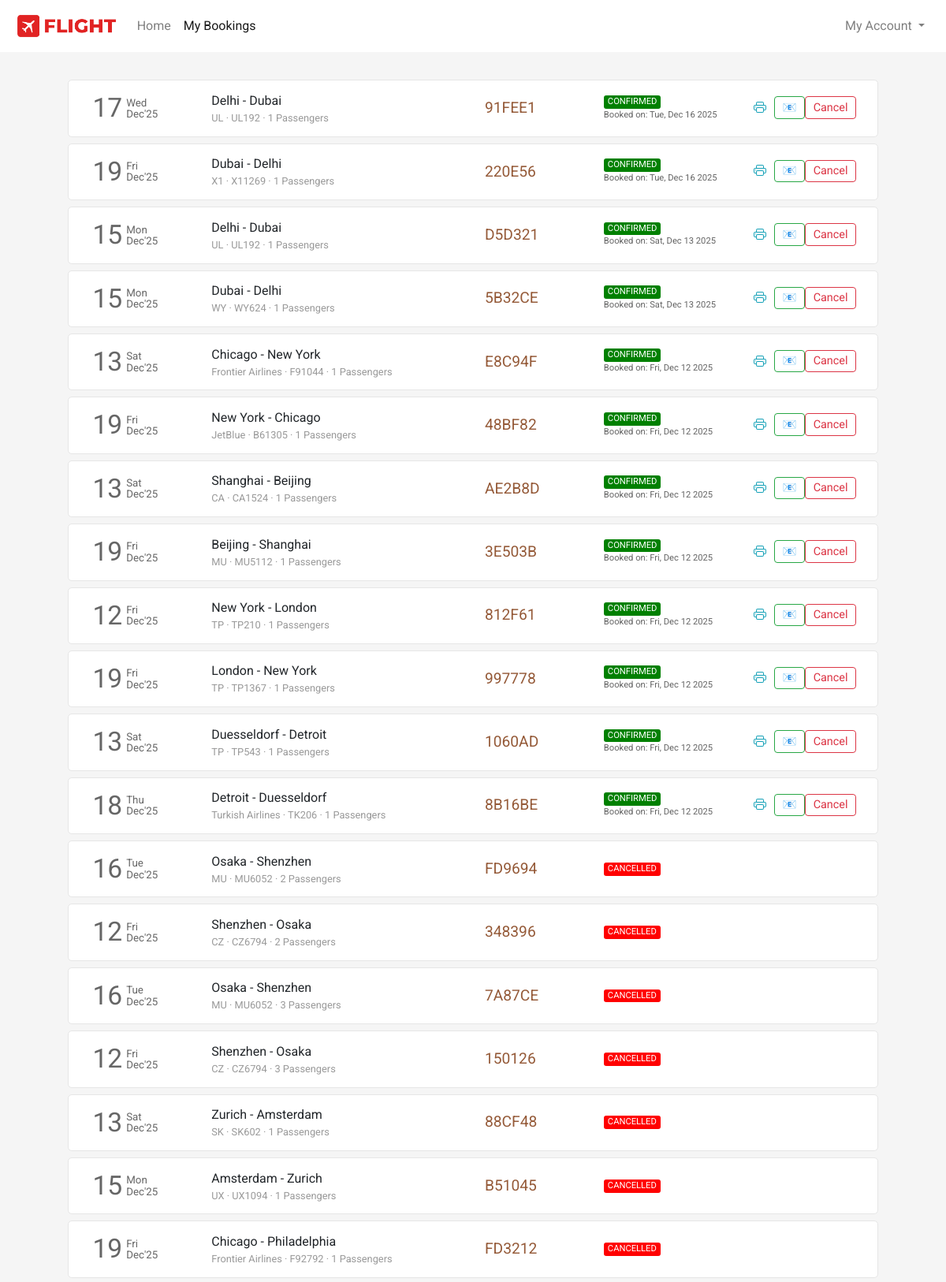
The page /flight/bookings (signed in, upper part) on the database its author committed.
### flight/models.py (models this page shows, shortened)
class Ticket(models.Model):
    selected_seats = models.ManyToManyField(Seat, related_name='tickets', blank=True)
    user = models.ForeignKey(User,on_delete=models.CASCADE,related_name="bookings", blank=True, null=True)
    ref_no = models.CharField(max_length=6, unique=True)
    passengers = models.ManyToManyField(Passenger, related_name="flight_tickets")
    flight = models.ForeignKey(Flight, on_delete=models.CASCADE, related_name="tickets", blank=True, null=True)
    flight_ddate = models.DateField(blank=True, null=True)
    flight_adate = models.DateField(blank=True, null=True)
    flight_fare = models.FloatField(blank=True,null=True)
    other_charges = models.FloatField(blank=True,null=True)
    coupon_used = models.CharField(max_length=15,blank=True)
    coupon_discount = models.FloatField(default=0.0)
    total_fare = models.FloatField(blank=True, null=True)
    seat_class = models.CharField(max_length=20, choices=SEAT_CLASS)
    booking_date = models.DateTimeField(default=datetime.now)
    mobile = models.CharField(max_length=20,blank=True)
    email = models.EmailField(max_length=45, blank=True)
    status = models.CharField(max_length=45, choices=TICKET_STATUS)

class Flight(models.Model):
    origin = models.ForeignKey(Place, on_delete=models.CASCADE, related_name="departures")
    destination = models.ForeignKey(Place, on_delete=models.CASCADE, related_name="arrivals")
    depart_time = models.TimeField(auto_now=False, auto_now_add=False)
    depart_day = models.ManyToManyField(Week, related_name="flights_of_the_day")
    duration = models.DurationField(null=True)
    arrival_time = models.TimeField(auto_now=False, auto_now_add=False)
    plane = models.CharField(max_length=24)
    airline = models.CharField(max_length=64)
    economy_fare = models.FloatField(null=True)
    business_fare = models.FloatField(null=True)
    first_fare = models.FloatField(null=True)

class Place(models.Model):
    city = models.CharField(max_length=64)
    airport = models.CharField(max_length=64)
    code = models.CharField(max_length=3)
    country = models.CharField(max_length=64)

### flight/views.py (the view)
# urls.py: path('flight/bookings', views.bookings, name="bookings"),
def bookings(request):
    if request.user.is_authenticated:
        tickets = Ticket.objects.filter(user=request.user).order_by('-booking_date')
        return render(request, 'flight/bookings.html', {
            'page': 'bookings',
            'tickets': tickets
        })
    else:
        return HttpResponseRedirect(reverse('login'))

### flight/templates/flight/bookings.html (shortened to what this page needs)
{% extends 'flight/layout.html' %}
{% load static %}
{% block head %}
    <link rel="stylesheet" href="{% static 'css/bookings_style.css' %}">
{% endblock head %}
{% block body %}
    <section class="section section1">
        <div class="container">
            {% if tickets %}
                {% for ticket in tickets %}
                    <div class="row each-booking-div" id="{{ticket.ref_no}}">
                        <div class="col-2" style="display: flex;">
                            <div style="display: flex; color: #666666; margin-top: auto;">
                                <div>
                                    <span style="font-size: 2.1em;">{{ticket.flight_ddate | date:"d"}}</span>
                                </div>
                                <div style="font-size: smaller; display: flex; margin: auto 0; padding-left: 5px; line-height: 1em;">
                                    <div style="margin: auto;">
                                        <div style="margin-bottom: 1px;">{{ticket.flight_ddate | date:"D"}}</div>
                                        <div style="margin-top: 1px;">{{ticket.flight_ddate | date:"M'y"}}</div>
                                    </div>
                                </div>
                            </div>
                        </div>
                        <div class="col-4 middle-div">
                            <div style="width:100%">
                                <div class="row places-div" style=" display: flex;">
                                    <div style="max-width: 45%;">{{ticket.flight.origin.city}}</div>
                                    <div>&nbsp;-&nbsp;</div>
                                    <div style="max-width: 45%;">{{ticket.flight.destination.city}}</div>
                                </div>
                                <div class="row places-div" style="font-size: .8em; color: #999999; ">
                                    <div style="max-width: 100%;">{{ticket.flight.airline}} &middot; {{ticket.flight.plane}} &middot; {{ticket.passengers.count}} Passengers</div>
                                </div>
                            </div>
                        </div>
                        <div class="col-2 middle-div">
                            <div style="font-size: 1.2em; color: #945937;">{{ticket.ref_no}}</div>
                        </div>
                        <div class="col-2 middle-div">
                            <div>
                                <div class="row status-div">
                                    {% if ticket.status == 'CONFIRMED' %}
                                        <div class="green">{{ticket.status}}</div>
                                    {% endif %}
                                    {% if ticket.status == 'CANCELLED' %}
                                        <div class="red">{{ticket.status}}</div>
                                    {% endif %}
                                </div>
                                <div class="row booking-date-div" style="font-size: .7em; color: #666;">
                                    {% if ticket.status == 'CONFIRMED' %}
                                        Booked on: {{ticket.booking_date | date:"D, M d Y"}}
                                    {% endif %}
                                </div>
                            </div>
                        </div>
                        <div class="col-2 last-div">
                            <div>
                                <div class="ticket-action-div">
                                    {% if ticket.status == 'CONFIRMED' %}
                                        <form action="{% url 'getticket' %}" method="get" target="_blank" style="display: inline;">
                                            <button type="submit" class="btn btn-outline-info btnp pbtn" title="View Ticket">
                                            </button>
                                        </form>
                                        <button type="button" class="btn btn-outline-success btnp ebtn" data-ref="{{ticket.ref_no}}" onclick="resendEmail(this)" title="Resend Email">
                                            📧
                                        </button>
                                        <button class="btn btn-outline-danger btnp cbtn"  data-ref="{{ticket.ref_no}}" onclick="popup(this)">Cancel</button>
                                    {% endif %}
                                </div>
                            </div>
                        </div>
                    </div>
                {% endfor %}
            {% endif %}
        </div>
    </section>
{% endblock %}

### flight/static/css/layout_style.css (style rules this page uses)
body { margin: 0px; padding: 0px; font-family: "Rubik", sans-serif; font-weight: normal; font-style: normal; min-width: 250px; }
.section { background-size: cover; background-position: center; background-repeat: no-repeat; padding: 30px 50px; min-height: 100vh; }

### flight/static/css/bookings_style.css (style rules this page uses)
* { font-family: 'Roboto', sans-serif; }
body { background-color: #f5f5f5; word-wrap: break-word; }
.container { cursor: pointer; }
.each-booking-div { width: 96%; margin: 5px auto 8px auto; transition-duration: .4s; padding: 10px 15px; background-color: #fff; border: 1px solid #e6e6e6; border-radius: 5px; }
.btnp { padding: .15rem .6rem; font-size: .9em; margin-top: 3px; margin-bottom: 5px; }
.each-booking-div > div { display: flex; overflow: auto; }
.each-booking-div > div > div { margin-top: auto; margin-bottom: auto; width: 100%; }
.green, .red, .orange { border-radius: 3px; color: white; padding-left: 5px; padding-right: 5px; font-size: .7em; }
.green { background-color: green; }
.red { background-color: red; }
.ticket-action-div { display: flex; justify-content: space-evenly; }
.pbtn, .rbtn { border: 0; }

### rows shown on the page
Ticket: flight_ddate "17", flight_ddate "Wed", flight_ddate "Dec'25", flight.origin.city "Delhi", flight.destination.city "Dubai", flight.airline "UL", flight.plane "UL192", passengers.count "1", ref_no "91FEE1", status "CONFIRMED", booking_date "Tue, Dec 16 2025"
Ticket: flight_ddate "19", flight_ddate "Fri", flight_ddate "Dec'25", flight.origin.city "Dubai", flight.destination.city "Delhi", flight.airline "X1", flight.plane "X11269", passengers.count "1", ref_no "220E56", status "CONFIRMED", booking_date "Tue, Dec 16 2025"
Ticket: flight_ddate "15", flight_ddate "Mon", flight_ddate "Dec'25", flight.origin.city "Delhi", flight.destination.city "Dubai", flight.airline "UL", flight.plane "UL192", passengers.count "1", ref_no "D5D321", status "CONFIRMED", booking_date "Sat, Dec 13 2025"
Ticket: flight_ddate "15", flight_ddate "Mon", flight_ddate "Dec'25", flight.origin.city "Dubai", flight.destination.city "Delhi", flight.airline "WY", flight.plane "WY624", passengers.count "1", ref_no "5B32CE", status "CONFIRMED", booking_date "Sat, Dec 13 2025"
Ticket: flight_ddate "13", flight_ddate "Sat", flight_ddate "Dec'25", flight.origin.city "Chicago", flight.destination.city "New York", flight.airline "Frontier Airlines", flight.plane "F91044", passengers.count "1", ref_no "E8C94F", status "CONFIRMED", booking_date "Fri, Dec 12 2025"
Ticket: flight_ddate "19", flight_ddate "Fri", flight_ddate "Dec'25", flight.origin.city "New York", flight.destination.city "Chicago", flight.airline "JetBlue", flight.plane "B61305", passengers.count "1", ref_no "48BF82", status "CONFIRMED", booking_date "Fri, Dec 12 2025"
Ticket: flight_ddate "13", flight_ddate "Sat", flight_ddate "Dec'25", flight.origin.city "Shanghai", flight.destination.city "Beijing", flight.airline "CA", flight.plane "CA1524", passengers.count "1", ref_no "AE2B8D", status "CONFIRMED", booking_date "Fri, Dec 12 2025"
Ticket: flight_ddate "19", flight_ddate "Fri", flight_ddate "Dec'25", flight.origin.city "Beijing", flight.destination.city "Shanghai", flight.airline "MU", flight.plane "MU5112", passengers.count "1", ref_no "3E503B", status "CONFIRMED", booking_date "Fri, Dec 12 2025"
Ticket: flight_ddate "12", flight_ddate "Fri", flight_ddate "Dec'25", flight.origin.city "New York", flight.destination.city "London", flight.airline "TP", flight.plane "TP210", passengers.count "1", ref_no "812F61", status "CONFIRMED", booking_date "Fri, Dec 12 2025"
Ticket: flight_ddate "19", flight_ddate "Fri", flight_ddate "Dec'25", flight.origin.city "London", flight.destination.city "New York", flight.airline "TP", flight.plane "TP1367", passengers.count "1", ref_no "997778", status "CONFIRMED", booking_date "Fri, Dec 12 2025"
Ticket: flight_ddate "13", flight_ddate "Sat", flight_ddate "Dec'25", flight.origin.city "Duesseldorf", flight.destination.city "Detroit", flight.airline "TP", flight.plane "TP543", passengers.count "1", ref_no "1060AD", status "CONFIRMED", booking_date "Fri, Dec 12 2025"
Ticket: flight_ddate "18", flight_ddate "Thu", flight_ddate "Dec'25", flight.origin.city "Detroit", flight.destination.city "Duesseldorf", flight.airline "Turkish Airlines", flight.plane "TK206", passengers.count "1", ref_no "8B16BE", status "CONFIRMED", booking_date "Fri, Dec 12 2025"
Ticket: flight_ddate "16", flight_ddate "Tue", flight_ddate "Dec'25", flight.origin.city "Osaka", flight.destination.city "Shenzhen", flight.airline "MU", flight.plane "MU6052", passengers.count "2", ref_no "FD9694", status "CANCELLED"
Ticket: flight_ddate "12", flight_ddate "Fri", flight_ddate "Dec'25", flight.origin.city "Shenzhen", flight.destination.city "Osaka", flight.airline "CZ", flight.plane "CZ6794", passengers.count "2", ref_no "348396", status "CANCELLED"
Ticket: flight_ddate "16", flight_ddate "Tue", flight_ddate "Dec'25", flight.origin.city "Osaka", flight.destination.city "Shenzhen", flight.airline "MU", flight.plane "MU6052", passengers.count "3", ref_no "7A87CE", status "CANCELLED"
Ticket: flight_ddate "12", flight_ddate "Fri", flight_ddate "Dec'25", flight.origin.city "Shenzhen", flight.destination.city "Osaka", flight.airline "CZ", flight.plane "CZ6794", passengers.count "3", ref_no "150126", status "CANCELLED"
Ticket: flight_ddate "13", flight_ddate "Sat", flight_ddate "Dec'25", flight.origin.city "Zurich", flight.destination.city "Amsterdam", flight.airline "SK", flight.plane "SK602", passengers.count "1", ref_no "88CF48", status "CANCELLED"
Ticket: flight_ddate "15", flight_ddate "Mon", flight_ddate "Dec'25", flight.origin.city "Amsterdam", flight.destination.city "Zurich", flight.airline "UX", flight.plane "UX1094", passengers.count "1", ref_no "B51045", status "CANCELLED"
Ticket: flight_ddate "19", flight_ddate "Fri", flight_ddate "Dec'25", flight.origin.city "Chicago", flight.destination.city "Philadelphia", flight.airline "Frontier Airlines", flight.plane "F92792", passengers.count "1", ref_no "FD3212", status "CANCELLED"
